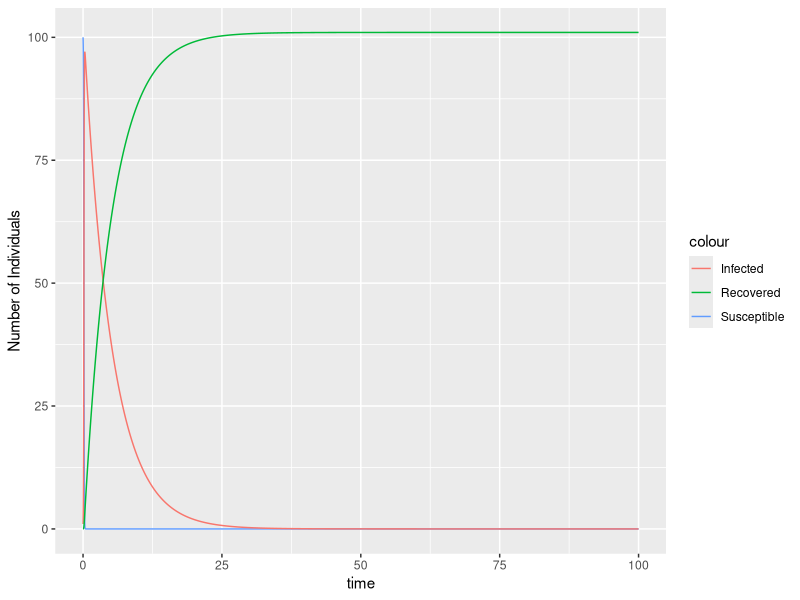

Write the R code that produced this figure.
## ---- chunk 1

parameters <- c(beta = .3,
                gamma = .2
                )

## ---- chunk 2

state <- c(S = 100,
           I = 1,
           R = 0)

## ---- chunk 3

zombe<-function(t, state, parameters) {
 with(as.list(c(state, parameters)),{
  # rate of change
  dS <- -beta*S*I
  dI <- beta*S*I - gamma*I
  dR <- gamma*I

  # return the rate of change
  list(c(dS, dI, dR))
 }) # end with(as.list ...
}

## ---- chunk 4

times <- seq(0, 100, by = 0.01)

library(deSolve)

out <- as.data.frame(ode(y = state, times = times, func = zombe, parms = parameters))

head(out)

## ---- chunk 5

library(ggplot2)

ggplot(out, aes(x=time))+
  geom_line(aes(y=S,colour="Susceptible"))+
  geom_line(aes(y=I,colour="Infected"))+
  geom_line(aes(y=R,colour="Recovered"))+
  ylab("Number of Individuals")
